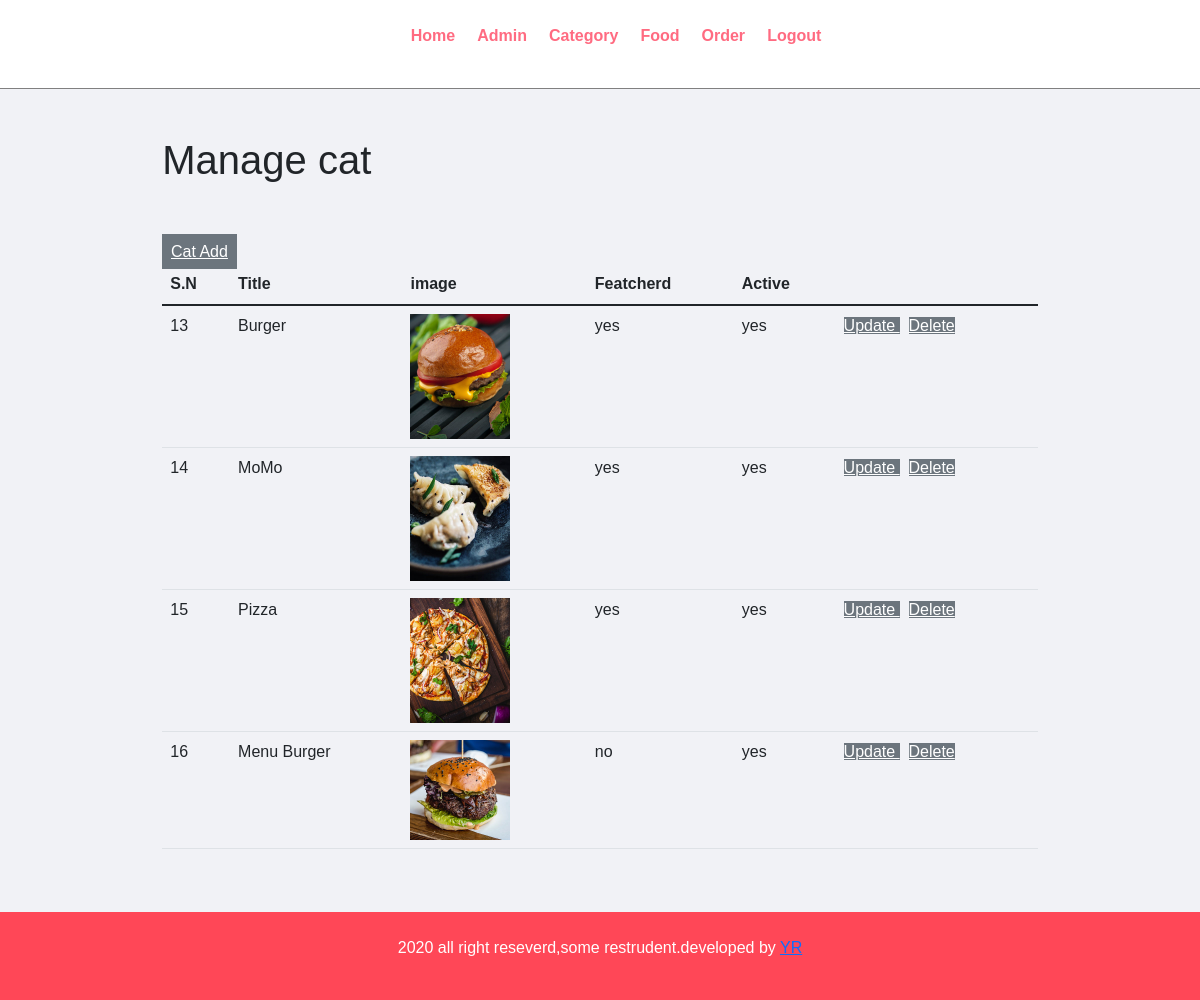
/admin/cat.php, run on the app's committed database.
### tables this page shows
CREATE TABLE `tbl_catagori` (
  `id` int(10) UNSIGNED NOT NULL,
  `tittle` varchar(100) NOT NULL,
  `image_name` varchar(100) NOT NULL,
  `featured` varchar(255) NOT NULL,
  `active` varchar(255) NOT NULL
);

### admin/cat.php (the view, shortened to what this page needs)
<?php include('./part/header.php') ?>
<div class="main-content">
  <div class="wrapper">
    <h1>Manage cat</h1>
    <br>
    <br>
    <a href="add_cat.php" class="btn-secondary" style="color:white;padding:1%;"> Cat Add</a>
    <table class="table">
      <thead>
        <tr>
          <th scope="col">S.N</th>
          <th scope="col">Title</th>
          <th scope="col">image</th>
          <th scope="col">Featcherd</th>
          <th scope="col">Active</th>
        </tr>
      </thead>
      <?php
      $sql = "SELECT * From tbl_catagori";
      $res = mysqli_query($conn, $sql);
      if ($res == TRUE) {
        $count = mysqli_num_rows($res);
        if ($count > 0) {
          while ($rows = mysqli_fetch_assoc($res)) {
            $id = $rows['id'];
            $title = $rows['tittle'];
            $image = $rows['image_name'];
            $feat = $rows['featured'];
            $active = $rows['active'];
      ?>
            <tr>
              <td><?php echo $id ?></td>
              <td><?php echo $title ?></td>
              <td>
              <?php if($image!=''){
               echo" <img src='http://localhost/foodorder/admin/img/$image' width='100px'>";
              }
              else{
                echo "not addd";
              }
                ?>
            </td>
              <td><?php echo $feat ?></td>
              <td><?php echo $active ?></td>
              <td>
                <a href="<?php echo "http://localhost/foodorder/admin/update_cat.php" ?>?id=<?php echo $id;?>" class="btn-secondary"> Update </a>
                <a href="<?php echo "http://localhost/foodorder/admin/delete_cat.php" ?>?id=<?php echo $id ;?>&image=<?php echo $image?> " class="btn-secondary"> Delete</a>
              </td>
            </tr>
      <?php
          }
        } else {
          echo   "no data in database";
        }
      }
      ?>
    </table>
  </div>
</div>
<?php include('./part/footer.php') ?>

### admin/part/header.php (shortened to what this page needs)
<!DOCTYPE html>
<html lang="en">
<head>
    <link rel="stylesheet" href="../css/style1.css">
    <link href="https://cdn.jsdelivr.net/npm/bootstrap@5.1.3/dist/css/bootstrap.min.css" rel="stylesheet">
</head>
<body>
    <div class="menu">
        <div class="wrapper">
        <ul class="text-center">
            <li><a href="index.php">Home</a></li>
            <li><a href="admin_manage.php">Admin</a></li>
            <li><a href="cat.php">Category</a></li>
            <li><a href="food.php">Food</a></li>
            <li><a href="order.php">Order</a></li>
            <li style="text-align: right;"> <a href="logout.php">Logout</a></li>
            </ul>
        </div>
    </div>

### admin/part/footer.php (shortened to what this page needs)
<div class="footer">
    <div class="wrapper">
        <p class="text-center">
            2020 all right reseverd,some restrudent.developed by <a href="#">YR</a>
        </p>
        </div>
    </div>
</body>
</html>

### css/style1.css (style rules this page uses)
* { margin: 0; padding: 0; font-family: Arial, Helvetica, sans-serif; }
.text-center { text-align: center; }
.menu { border-bottom: 1px solid grey; }
.menu ul { list-style-type: none; }
.menu ul li { display: inline; padding: 1%; }
.menu ul li a { text-decoration: none; font-weight: bold; color: #ff6b81; }
.main-content { background-color: #f1f2f6; padding:2% ; }
.footer { background-color: #ff4757; color: white; }
.wrapper { padding: 2%; width: 80%; margin: 0 auto; }

### data on the page
tbl_catagori: id "13", tittle "Burger", image_name (picture), featured "yes", active "yes"
tbl_catagori: id "14", tittle "MoMo", image_name (picture), featured "yes", active "yes"
tbl_catagori: id "15", tittle "Pizza", image_name (picture), featured "yes", active "yes"
tbl_catagori: id "16", tittle "Menu Burger", image_name (picture), featured "no", active "yes"
